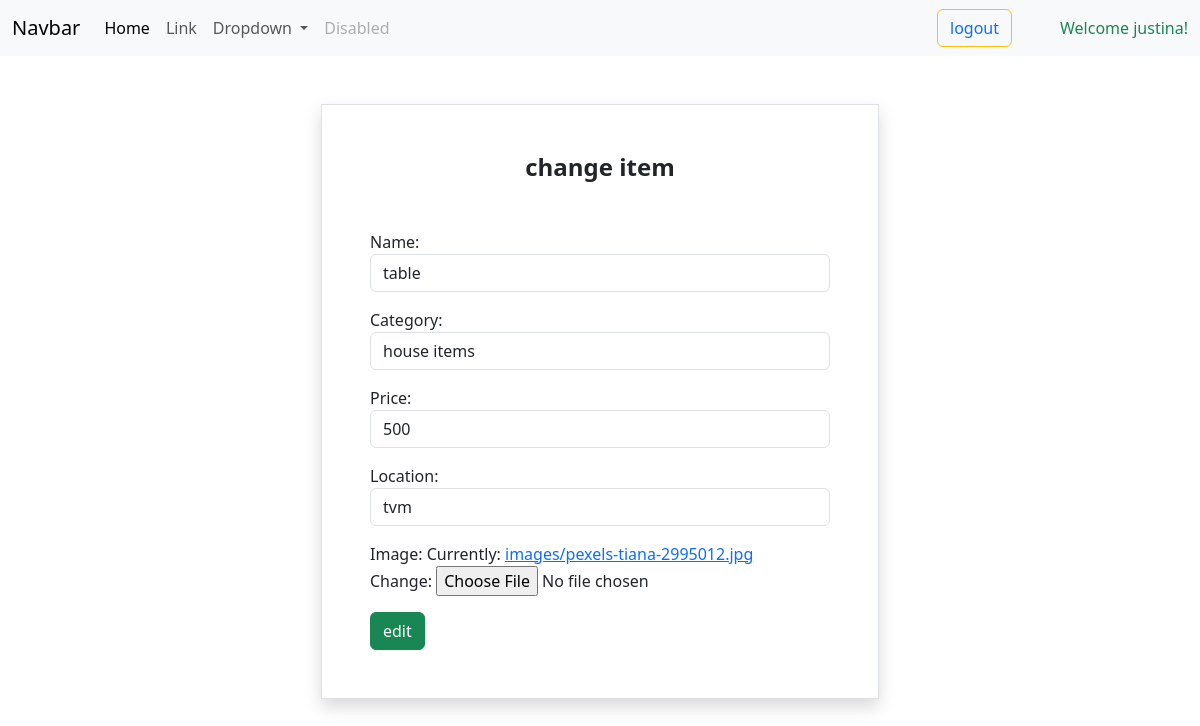
The app's page /scraps/4/change (signed in) with its own data.
### scrapapp/models.py (models this page shows, shortened)
class Scraps(models.Model):
    name=models.CharField(max_length=200)
    category=models.CharField(max_length=200)
    price=models.PositiveIntegerField()
    location=models.CharField(max_length=200)
    image=models.ImageField(upload_to="images",null=True)

### scrapapp/views.py (the view, shortened to what this page needs)
# urls.py: path("scraps/<int:pk>/change",views.ScrapUpdateView.as_view(),name="scrap-change"),
@method_decorator(signin_required,name="dispatch")
class ScrapUpdateView(View):
    def get(self,request,*args,**kwargs):
        id=kwargs.get("pk")
        obj=Scraps.objects.get(id=id)
        form=ScrapForm(instance=obj)
        return render(request,"scrap_edit.html",{"form":form})

### scrapapp/forms.py
class ScrapForm(forms.ModelForm):
    class Meta:
        model=Scraps
        fields="__all__"
        widgets={"name":forms.TextInput(attrs={"class":"form-control"}),
                 "category":forms.TextInput(attrs={"class":"form-control"}),
                 "price":forms.NumberInput(attrs={"class":"form-control"}),
                 "location":forms.TextInput(attrs={"class":"form-control"})
                 }

### scrapapp/views.py (called while the page is built)
def signin_required(fn):
    def wrapper(request,*args,**kwargs):
        if not request.user.is_authenticated:
            messages.error(request,"invalid session")
            return redirect("signin")
        else:
            return fn(request,*args,**kwargs)
    return wrapper

### scrapapp/templates/scrap_edit.html (shortened to what this page needs)
{%extends 'base.html'%}
{%block body_block%}
<div class="container d-flex justify-content-center mt-5">
    <form for="" method="post" enctype="multipart/form-data"  class="w-50 border  shadow p-5">
        <h4 class="text-center mb-5 fw-bolder">change item</h4>
        {{form.as_p}}
        <button type="submit" class="btn btn-success">edit</button>
    </form>
</div>
{%endblock%}

### scrapapp/templates/base.html (shortened to what this page needs)
<!DOCTYPE html>
<html lang="en">
<head>
    <link href="https://cdn.jsdelivr.net/npm/bootstrap@5.3.2/dist/css/bootstrap.min.css" rel="stylesheet">
</head>
<body>
    <nav class="navbar navbar-expand-lg bg-body-tertiary">
        <div class="container-fluid">
          <a class="navbar-brand" href="#">Navbar</a>
          <div class="collapse navbar-collapse" id="navbarSupportedContent">
            <ul class="navbar-nav me-auto mb-2 mb-lg-0">
              <li class="nav-item">
                <a class="nav-link active" aria-current="page" href="#">Home</a>
              </li>
              <li class="nav-item">
                <a class="nav-link" href="#">Link</a>
              </li>
              <li class="nav-item dropdown">
                <a class="nav-link dropdown-toggle" href="#" role="button" data-bs-toggle="dropdown" aria-expanded="false">
                  Dropdown
                </a>
              </li>
              <li class="nav-item">
                <a class="nav-link disabled" aria-disabled="true">Disabled</a>
              </li>
            </ul>
           <button class="btn btn-outline-warning"><a href="{%url 'signin'%}" class="ms-auto text-decoration-none"> logout</a></button>
        </div>
       <div class="ms-5 text-success "> Welcome {{request.user}}! </div>
      </nav>
  {%block body_block%}
  {%endblock%}
</body>
</html>

### records on screen
Scraps: name "table", category "house items", price "500", location "tvm"

### other values on screen
{{ request.user }} "justina"
